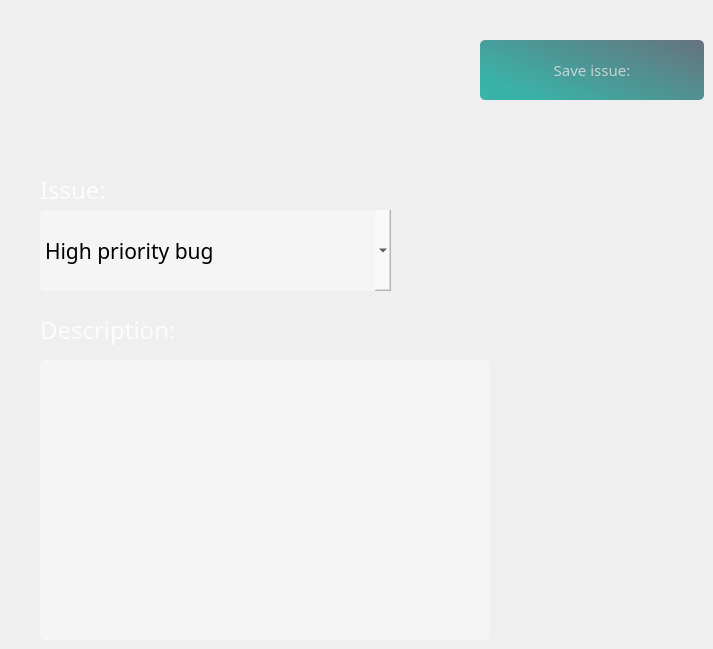
     <widget class="QWidget" name="page">
      <widget class="QLabel" name="label_6">
       <property name="geometry">
        <rect>
         <x>40</x>
         <y>160</y>
         <width>231</width>
         <height>60</height>
        </rect>
       </property>
       <property name="palette">
        <palette>
         <active>
          <colorrole role="WindowText">
           <brush brushstyle="SolidPattern">
            <color alpha="210">
             <red>255</red>
             <green>255</green>
             <blue>255</blue>
            </color>
           </brush>
          </colorrole>
          <colorrole role="Button">
           <brush brushstyle="LinearGradientPattern">
            <gradient startx="1.000000000000000" starty="0.000000000000000" endx="1.000000000000000" endy="0.000000000000000" type="LinearGradient" spread="PadSpread" coordinatemode="ObjectBoundingMode">
             <gradientstop position="0.000000000000000">
              <color alpha="0">
               <red>0</red>
               <green>0</green>
               <blue>0</blue>
              </color>
             </gradientstop>
             <gradientstop position="1.000000000000000">
              <color alpha="255">
               <red>255</red>
               <green>255</green>
               <blue>255</blue>
              </color>
             </gradientstop>
            </gradient>
           </brush>
          </colorrole>
          <colorrole role="Text">
           <brush brushstyle="SolidPattern">
            <color alpha="210">
             <red>255</red>
             <green>255</green>
             <blue>255</blue>
            </color>
           </brush>
          </colorrole>
          <colorrole role="ButtonText">
           <brush brushstyle="SolidPattern">
            <color alpha="210">
             <red>255</red>
             <green>255</green>
             <blue>255</blue>
            </color>
           </brush>
          </colorrole>
          <colorrole role="Base">
           <brush brushstyle="LinearGradientPattern">
            <gradient startx="1.000000000000000" starty="0.000000000000000" endx="1.000000000000000" endy="0.000000000000000" type="LinearGradient" spread="PadSpread" coordinatemode="ObjectBoundingMode">
             <gradientstop position="0.000000000000000">
              <color alpha="0">
               <red>0</red>
               <green>0</green>
               <blue>0</blue>
              </color>
             </gradientstop>
             <gradientstop position="1.000000000000000">
              <color alpha="255">
               <red>255</red>
               <green>255</green>
               <blue>255</blue>
              </color>
             </gradientstop>
            </gradient>
           </brush>
          </colorrole>
          <colorrole role="Window">
           <brush brushstyle="LinearGradientPattern">
            <gradient startx="1.000000000000000" starty="0.000000000000000" endx="1.000000000000000" endy="0.000000000000000" type="LinearGradient" spread="PadSpread" coordinatemode="ObjectBoundingMode">
             <gradientstop position="0.000000000000000">
              <color alpha="0">
               <red>0</red>
               <green>0</green>
               <blue>0</blue>
              </color>
             </gradientstop>
             <gradientstop position="1.000000000000000">
              <color alpha="255">
               <red>255</red>
               <green>255</green>
               <blue>255</blue>
              </color>
             </gradientstop>
            </gradient>
           </brush>
          </colorrole>
         </active>
         <inactive>
          <colorrole role="WindowText">
           <brush brushstyle="SolidPattern">
            <color alpha="210">
             <red>255</red>
             <green>255</green>
             <blue>255</blue>
            </color>
           </brush>
          </colorrole>
          <colorrole role="Button">
           <brush brushstyle="LinearGradientPattern">
            <gradient startx="1.000000000000000" starty="0.000000000000000" endx="1.000000000000000" endy="0.000000000000000" type="LinearGradient" spread="PadSpread" coordinatemode="ObjectBoundingMode">
             <gradientstop position="0.000000000000000">
              <color alpha="0">
               <red>0</red>
               <green>0</green>
               <blue>0</blue>
              </color>
             </gradientstop>
             <gradientstop position="1.000000000000000">
              <color alpha="255">
               <red>255</red>
               <green>255</green>
               <blue>255</blue>
              </color>
             </gradientstop>
            </gradient>
           </brush>
          </colorrole>
          <colorrole role="Text">
           <brush brushstyle="SolidPattern">
            <color alpha="210">
             <red>255</red>
             <green>255</green>
             <blue>255</blue>
            </color>
           </brush>
          </colorrole>
          <colorrole role="ButtonText">
           <brush brushstyle="SolidPattern">
            <color alpha="210">
             <red>255</red>
             <green>255</green>
             <blue>255</blue>
            </color>
           </brush>
          </colorrole>
          <colorrole role="Base">
           <brush brushstyle="LinearGradientPattern">
            <gradient startx="1.000000000000000" starty="0.000000000000000" endx="1.000000000000000" endy="0.000000000000000" type="LinearGradient" spread="PadSpread" coordinatemode="ObjectBoundingMode">
             <gradientstop position="0.000000000000000">
              <color alpha="0">
               <red>0</red>
               <green>0</green>
               <blue>0</blue>
              </color>
             </gradientstop>
             <gradientstop position="1.000000000000000">
              <color alpha="255">
               <red>255</red>
               <green>255</green>
               <blue>255</blue>
              </color>
             </gradientstop>
            </gradient>
           </brush>
          </colorrole>
          <colorrole role="Window">
           <brush brushstyle="LinearGradientPattern">
            <gradient startx="1.000000000000000" starty="0.000000000000000" endx="1.000000000000000" endy="0.000000000000000" type="LinearGradient" spread="PadSpread" coordinatemode="ObjectBoundingMode">
             <gradientstop position="0.000000000000000">
              <color alpha="0">
               <red>0</red>
               <green>0</green>
               <blue>0</blue>
              </color>
             </gradientstop>
             <gradientstop position="1.000000000000000">
              <color alpha="255">
               <red>255</red>
               <green>255</green>
               <blue>255</blue>
              </color>
             </gradientstop>
            </gradient>
           </brush>
          </colorrole>
         </inactive>
         <disabled>
          <colorrole role="WindowText">
           <brush brushstyle="SolidPattern">
            <color alpha="210">
             <red>255</red>
             <green>255</green>
             <blue>255</blue>
            </color>
           </brush>
          </colorrole>
          <colorrole role="Button">
           <brush brushstyle="LinearGradientPattern">
            <gradient startx="1.000000000000000" starty="0.000000000000000" endx="1.000000000000000" endy="0.000000000000000" type="LinearGradient" spread="PadSpread" coordinatemode="ObjectBoundingMode">
             <gradientstop position="0.000000000000000">
              <color alpha="0">
               <red>0</red>
               <green>0</green>
               <blue>0</blue>
              </color>
             </gradientstop>
             <gradientstop position="1.000000000000000">
              <color alpha="255">
               <red>255</red>
               <green>255</green>
               <blue>255</blue>
              </color>
             </gradientstop>
            </gradient>
           </brush>
          </colorrole>
          <colorrole role="Text">
           <brush brushstyle="SolidPattern">
            <color alpha="210">
             <red>255</red>
             <green>255</green>
             <blue>255</blue>
            </color>
           </brush>
          </colorrole>
          <colorrole role="ButtonText">
           <brush brushstyle="SolidPattern">
            <color alpha="210">
             <red>255</red>
             <green>255</green>
             <blue>255</blue>
            </color>
           </brush>
          </colorrole>
          <colorrole role="Base">
           <brush brushstyle="LinearGradientPattern">
            <gradient startx="1.000000000000000" starty="0.000000000000000" endx="1.000000000000000" endy="0.000000000000000" type="LinearGradient" spread="PadSpread" coordinatemode="ObjectBoundingMode">
             <gradientstop position="0.000000000000000">
              <color alpha="0">
               <red>0</red>
               <green>0</green>
               <blue>0</blue>
              </color>
             </gradientstop>
             <gradientstop position="1.000000000000000">
              <color alpha="255">
               <red>255</red>
               <green>255</green>
               <blue>255</blue>
              </color>
             </gradientstop>
            </gradient>
           </brush>
          </colorrole>
          <colorrole role="Window">
           <brush brushstyle="LinearGradientPattern">
            <gradient startx="1.000000000000000" starty="0.000000000000000" endx="1.000000000000000" endy="0.000000000000000" type="LinearGradient" spread="PadSpread" coordinatemode="ObjectBoundingMode">
             <gradientstop position="0.000000000000000">
              <color alpha="0">
               <red>0</red>
               <green>0</green>
               <blue>0</blue>
              </color>
             </gradientstop>
             <gradientstop position="1.000000000000000">
              <color alpha="255">
               <red>255</red>
               <green>255</green>
               <blue>255</blue>
              </color>
             </gradientstop>
            </gradient>
           </brush>
          </colorrole>
         </disabled>
        </palette>
       </property>
       <property name="font">
        <font>
         <family>Lucida Sans</family>
         <pointsize>18</pointsize>
         <weight>50</weight>
         <bold>false</bold>
        </font>
       </property>
       <property name="styleSheet">
        <string notr="true">color:rgba(255, 255, 255, 210)</string>
       </property>
       <property name="text">
        <string>Issue:</string>
       </property>
      </widget>
      <widget class="QComboBox" name="messgaes">
       <property name="geometry">
        <rect>
         <x>40</x>
         <y>210</y>
         <width>351</width>
         <height>81</height>
        </rect>
       </property>
       <property name="font">
        <font>
         <family>Lucida Sans</family>
         <pointsize>16</pointsize>
        </font>
       </property>
       <property name="styleSheet">
        <string notr="true">background-color:rgba(255, 255, 255, 100);
border-radius:5px;</string>
       </property>
       <property name="iconSize">
        <size>
         <width>70</width>
         <height>70</height>
        </size>
       </property>
       <item>
        <property name="text">
         <string>High priority bug</string>
        </property>
        <property name="icon">
         <iconset>
          <normaloff>../gideon_colors/high-priority-icon-512x512-fk4ioedw.png</normaloff>../gideon_colors/high-priority-icon-512x512-fk4ioedw.png</iconset>
        </property>
       </item>
       <item>
        <property name="text">
         <string>Bug</string>
        </property>
        <property name="icon">
         <iconset>
          <normaloff>../gideon_colors/png-clipart-emoji-warning-sign-sticker-computer-icons-notice-angle-triangle-removebg-preview.png</normaloff>../gideon_colors/png-clipart-emoji-warning-sign-sticker-computer-icons-notice-angle-triangle-removebg-preview.png</iconset>
        </property>
       </item>
       <item>
        <property name="text">
         <string>Info</string>
        </property>
        <property name="icon">
         <iconset>
          <normaloff>../gideon_colors/2139.png</normaloff>../gideon_colors/2139.png</iconset>
        </property>
       </item>
      </widget>
      <widget class="QTextEdit" name="description">
       <property name="geometry">
        <rect>
         <x>40</x>
         <y>360</y>
         <width>450</width>
         <height>280</height>
        </rect>
       </property>
       <property name="font">
        <font>
         <family>Lucida Sans</family>
         <pointsize>12</pointsize>
        </font>
       </property>
       <property name="styleSheet">
        <string notr="true">background-color:rgba(255, 255, 255, 100);
border-radius:5px;</string>
       </property>
      </widget>
      <widget class="QPushButton" name="issue">
       <property name="geometry">
        <rect>
         <x>480</x>
         <y>40</y>
         <width>224</width>
         <height>60</height>
        </rect>
       </property>
       <property name="minimumSize">
        <size>
         <width>0</width>
         <height>60</height>
        </size>
       </property>
       <property name="font">
        <font>
         <family>Lucida Sans</family>
         <pointsize>11</pointsize>
        </font>
       </property>
       <property name="styleSheet">
        <string notr="true">QPushButton#issue{
	background-color: qlineargradient(spread:pad, x1:0, y1:0.659, x2:1, y2:0, stop:0 rgba(57,179,168,255), stop:1 rgba(85, 98, 112, 226));
	color:rgba(225, 225, 225, 210);
	border-radius:5px; 
}
QPushButton#issue:hover{
	background-color: qlineargradient(spread:pad, x1:0, y1:0.659, x2:1, y2:0, stop:0 rgba(125, 174, 170, 1), stop:1 rgba(85, 98, 112, 226));
}
QPushButton#issue:pressed{
	padding-left:5px;
	padding-top:5px;
	background-color:rgba(105, 118, 132, 200);
}</string>
       </property>
       <property name="text">
        <string>Save issue:</string>
       </property>
      </widget>
      <widget class="QLabel" name="label_7">
       <property name="geometry">
        <rect>
         <x>40</x>
         <y>300</y>
         <width>231</width>
         <height>60</height>
        </rect>
       </property>
       <property name="palette">
        <palette>
         <active>
          <colorrole role="WindowText">
           <brush brushstyle="SolidPattern">
            <color alpha="210">
             <red>255</red>
             <green>255</green>
             <blue>255</blue>
            </color>
           </brush>
          </colorrole>
          <colorrole role="Button">
           <brush brushstyle="LinearGradientPattern">
            <gradient startx="1.000000000000000" starty="0.000000000000000" endx="1.000000000000000" endy="0.000000000000000" type="LinearGradient" spread="PadSpread" coordinatemode="ObjectBoundingMode">
             <gradientstop position="0.000000000000000">
              <color alpha="0">
               <red>0</red>
               <green>0</green>
               <blue>0</blue>
              </color>
             </gradientstop>
             <gradientstop position="1.000000000000000">
              <color alpha="255">
               <red>255</red>
               <green>255</green>
               <blue>255</blue>
              </color>
             </gradientstop>
            </gradient>
           </brush>
          </colorrole>
          <colorrole role="Text">
           <brush brushstyle="SolidPattern">
            <color alpha="210">
             <red>255</red>
             <green>255</green>
             <blue>255</blue>
            </color>
           </brush>
          </colorrole>
          <colorrole role="ButtonText">
           <brush brushstyle="SolidPattern">
            <color alpha="210">
             <red>255</red>
             <green>255</green>
             <blue>255</blue>
            </color>
           </brush>
          </colorrole>
          <colorrole role="Base">
           <brush brushstyle="LinearGradientPattern">
            <gradient startx="1.000000000000000" starty="0.000000000000000" endx="1.000000000000000" endy="0.000000000000000" type="LinearGradient" spread="PadSpread" coordinatemode="ObjectBoundingMode">
             <gradientstop position="0.000000000000000">
              <color alpha="0">
               <red>0</red>
               <green>0</green>
               <blue>0</blue>
              </color>
             </gradientstop>
             <gradientstop position="1.000000000000000">
              <color alpha="255">
               <red>255</red>
               <green>255</green>
               <blue>255</blue>
              </color>
             </gradientstop>
            </gradient>
           </brush>
          </colorrole>
          <colorrole role="Window">
           <brush brushstyle="LinearGradientPattern">
            <gradient startx="1.000000000000000" starty="0.000000000000000" endx="1.000000000000000" endy="0.000000000000000" type="LinearGradient" spread="PadSpread" coordinatemode="ObjectBoundingMode">
             <gradientstop position="0.000000000000000">
              <color alpha="0">
               <red>0</red>
               <green>0</green>
               <blue>0</blue>
              </color>
             </gradientstop>
             <gradientstop position="1.000000000000000">
              <color alpha="255">
               <red>255</red>
               <green>255</green>
               <blue>255</blue>
              </color>
             </gradientstop>
            </gradient>
           </brush>
          </colorrole>
         </active>
         <inactive>
          <colorrole role="WindowText">
           <brush brushstyle="SolidPattern">
            <color alpha="210">
             <red>255</red>
             <green>255</green>
             <blue>255</blue>
            </color>
           </brush>
          </colorrole>
          <colorrole role="Button">
           <brush brushstyle="LinearGradientPattern">
            <gradient startx="1.000000000000000" starty="0.000000000000000" endx="1.000000000000000" endy="0.000000000000000" type="LinearGradient" spread="PadSpread" coordinatemode="ObjectBoundingMode">
             <gradientstop position="0.000000000000000">
              <color alpha="0">
               <red>0</red>
               <green>0</green>
               <blue>0</blue>
              </color>
             </gradientstop>
             <gradientstop position="1.000000000000000">
              <color alpha="255">
               <red>255</red>
               <green>255</green>
               <blue>255</blue>
              </color>
             </gradientstop>
            </gradient>
           </brush>
          </colorrole>
          <colorrole role="Text">
           <brush brushstyle="SolidPattern">
            <color alpha="210">
             <red>255</red>
             <green>255</green>
             <blue>255</blue>
            </color>
           </brush>
          </colorrole>
          <colorrole role="ButtonText">
           <brush brushstyle="SolidPattern">
            <color alpha="210">
             <red>255</red>
             <green>255</green>
             <blue>255</blue>
            </color>
           </brush>
          </colorrole>
          <colorrole role="Base">
           <brush brushstyle="LinearGradientPattern">
            <gradient startx="1.000000000000000" starty="0.000000000000000" endx="1.000000000000000" endy="0.000000000000000" type="LinearGradient" spread="PadSpread" coordinatemode="ObjectBoundingMode">
             <gradientstop position="0.000000000000000">
              <color alpha="0">
               <red>0</red>
               <green>0</green>
               <blue>0</blue>
              </color>
             </gradientstop>
             <gradientstop position="1.000000000000000">
              <color alpha="255">
               <red>255</red>
               <green>255</green>
               <blue>255</blue>
              </color>
             </gradientstop>
            </gradient>
           </brush>
          </colorrole>
          <colorrole role="Window">
           <brush brushstyle="LinearGradientPattern">
            <gradient startx="1.000000000000000" starty="0.000000000000000" endx="1.000000000000000" endy="0.000000000000000" type="LinearGradient" spread="PadSpread" coordinatemode="ObjectBoundingMode">
             <gradientstop position="0.000000000000000">
              <color alpha="0">
               <red>0</red>
               <green>0</green>
               <blue>0</blue>
              </color>
             </gradientstop>
             <gradientstop position="1.000000000000000">
              <color alpha="255">
               <red>255</red>
               <green>255</green>
               <blue>255</blue>
              </color>
             </gradientstop>
            </gradient>
           </brush>
          </colorrole>
         </inactive>
         <disabled>
          <colorrole role="WindowText">
           <brush brushstyle="SolidPattern">
            <color alpha="210">
             <red>255</red>
             <green>255</green>
             <blue>255</blue>
            </color>
           </brush>
          </colorrole>
          <colorrole role="Button">
           <brush brushstyle="LinearGradientPattern">
            <gradient startx="1.000000000000000" starty="0.000000000000000" endx="1.000000000000000" endy="0.000000000000000" type="LinearGradient" spread="PadSpread" coordinatemode="ObjectBoundingMode">
             <gradientstop position="0.000000000000000">
              <color alpha="0">
               <red>0</red>
               <green>0</green>
               <blue>0</blue>
              </color>
             </gradientstop>
             <gradientstop position="1.000000000000000">
              <color alpha="255">
               <red>255</red>
               <green>255</green>
               <blue>255</blue>
              </color>
             </gradientstop>
            </gradient>
           </brush>
          </colorrole>
          <colorrole role="Text">
           <brush brushstyle="SolidPattern">
            <color alpha="210">
             <red>255</red>
             <green>255</green>
             <blue>255</blue>
            </color>
           </brush>
          </colorrole>
          <colorrole role="ButtonText">
           <brush brushstyle="SolidPattern">
            <color alpha="210">
             <red>255</red>
             <green>255</green>
             <blue>255</blue>
            </color>
           </brush>
          </colorrole>
          <colorrole role="Base">
           <brush brushstyle="LinearGradientPattern">
            <gradient startx="1.000000000000000" starty="0.000000000000000" endx="1.000000000000000" endy="0.000000000000000" type="LinearGradient" spread="PadSpread" coordinatemode="ObjectBoundingMode">
             <gradientstop position="0.000000000000000">
              <color alpha="0">
               <red>0</red>
               <green>0</green>
               <blue>0</blue>
              </color>
             </gradientstop>
             <gradientstop position="1.000000000000000">
              <color alpha="255">
               <red>255</red>
               <green>255</green>
               <blue>255</blue>
              </color>
             </gradientstop>
            </gradient>
           </brush>
          </colorrole>
          <colorrole role="Window">
           <brush brushstyle="LinearGradientPattern">
            <gradient startx="1.000000000000000" starty="0.000000000000000" endx="1.000000000000000" endy="0.000000000000000" type="LinearGradient" spread="PadSpread" coordinatemode="ObjectBoundingMode">
             <gradientstop position="0.000000000000000">
              <color alpha="0">
               <red>0</red>
               <green>0</green>
               <blue>0</blue>
              </color>
             </gradientstop>
             <gradientstop position="1.000000000000000">
              <color alpha="255">
               <red>255</red>
               <green>255</green>
               <blue>255</blue>
              </color>
             </gradientstop>
            </gradient>
           </brush>
          </colorrole>
         </disabled>
        </palette>
       </property>
       <property name="font">
        <font>
         <family>Lucida Sans</family>
         <pointsize>18</pointsize>
         <weight>50</weight>
         <bold>false</bold>
        </font>
       </property>
       <property name="styleSheet">
        <string notr="true">color:rgba(255, 255, 255, 210)</string>
       </property>
       <property name="text">
        <string>Description:</string>
       </property>
      </widget>
     </widget>
